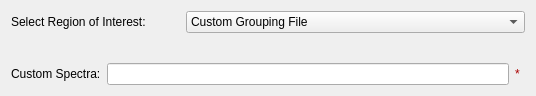
<?xml version="1.0" encoding="UTF-8"?>
<ui version="4.0">
 <class>Form</class>
 <widget class="QWidget" name="Form">
  <property name="geometry">
   <rect>
    <x>0</x>
    <y>0</y>
    <width>516</width>
    <height>86</height>
   </rect>
  </property>
  <property name="windowTitle">
   <string>Form</string>
  </property>
  <layout class="QHBoxLayout" name="horizontalLayout">
   <item>
    <layout class="QGridLayout" name="gridLayout">
     <item row="0" column="0">
      <widget class="QLabel" name="label_bank">
       <property name="text">
        <string>Select Region of Interest:</string>
       </property>
      </widget>
     </item>
     <item row="0" column="1" colspan="2">
      <widget class="QComboBox" name="combo_bank">
       <property name="focusPolicy">
        <enum>Qt::StrongFocus</enum>
       </property>
       <item>
        <property name="text">
         <string>Custom Grouping File</string>
        </property>
       </item>
       <item>
        <property name="text">
         <string>1 (North)</string>
        </property>
       </item>
       <item>
        <property name="text">
         <string>2 (South)</string>
        </property>
       </item>
       <item>
        <property name="text">
         <string>Crop to Spectra</string>
        </property>
       </item>
       <item>
        <property name="text">
         <string>Texture (20 spec)</string>
        </property>
       </item>
       <item>
        <property name="text">
         <string>Texture (30 spec)</string>
        </property>
       </item>
      </widget>
     </item>
     <item row="2" column="0" colspan="3">
      <widget class="QWidget" name="widget_crop" native="true">
       <layout class="QHBoxLayout" name="horizontalLayout_2">
        <property name="leftMargin">
         <number>0</number>
        </property>
        <property name="topMargin">
         <number>0</number>
        </property>
        <property name="rightMargin">
         <number>0</number>
        </property>
        <property name="bottomMargin">
         <number>0</number>
        </property>
        <item>
         <widget class="QLabel" name="label_crop">
          <property name="text">
           <string>Custom Spectra:</string>
          </property>
         </widget>
        </item>
        <item>
         <widget class="QLineEdit" name="edit_crop">
          <property name="placeholderText">
           <string/>
          </property>
         </widget>
        </item>
        <item>
         <widget class="QLabel" name="label_cropValid">
          <property name="sizePolicy">
           <sizepolicy hsizetype="Fixed" vsizetype="Fixed">
            <horstretch>10</horstretch>
            <verstretch>20</verstretch>
           </sizepolicy>
          </property>
          <property name="minimumSize">
           <size>
            <width>10</width>
            <height>0</height>
           </size>
          </property>
          <property name="palette">
           <palette>
            <active>
             <colorrole role="WindowText">
              <brush brushstyle="SolidPattern">
               <color alpha="255">
                <red>170</red>
                <green>0</green>
                <blue>0</blue>
               </color>
              </brush>
             </colorrole>
            </active>
            <inactive>
             <colorrole role="WindowText">
              <brush brushstyle="SolidPattern">
               <color alpha="255">
                <red>170</red>
                <green>0</green>
                <blue>0</blue>
               </color>
              </brush>
             </colorrole>
            </inactive>
            <disabled>
             <colorrole role="WindowText">
              <brush brushstyle="SolidPattern">
               <color alpha="255">
                <red>118</red>
                <green>116</green>
                <blue>108</blue>
               </color>
              </brush>
             </colorrole>
            </disabled>
           </palette>
          </property>
          <property name="text">
           <string>*</string>
          </property>
         </widget>
        </item>
       </layout>
      </widget>
     </item>
     <item row="1" column="0" colspan="3">
      <widget class="QWidget" name="widget_custom" native="true">
       <layout class="QHBoxLayout" name="horizontalLayout_5">
        <item>
         <widget class="FileFinderWidget" name="finder_custom" native="true">
          <property name="minimumSize">
           <size>
            <width>496</width>
            <height>0</height>
           </size>
          </property>
          <property name="maximumSize">
           <size>
            <width>16777215</width>
            <height>16777215</height>
           </size>
          </property>
         </widget>
        </item>
       </layout>
      </widget>
     </item>
    </layout>
   </item>
  </layout>
 </widget>
 <customwidgets>
  <customwidget>
   <class>FileFinderWidget</class>
   <extends>QWidget</extends>
   <header>mantidqt.widgets.filefinderwidget</header>
   <container>1</container>
  </customwidget>
 </customwidgets>
 <tabstops>
  <tabstop>combo_bank</tabstop>
  <tabstop>edit_crop</tabstop>
  <tabstop>finder_custom</tabstop>
 </tabstops>
 <resources/>
 <connections/>
</ui>
